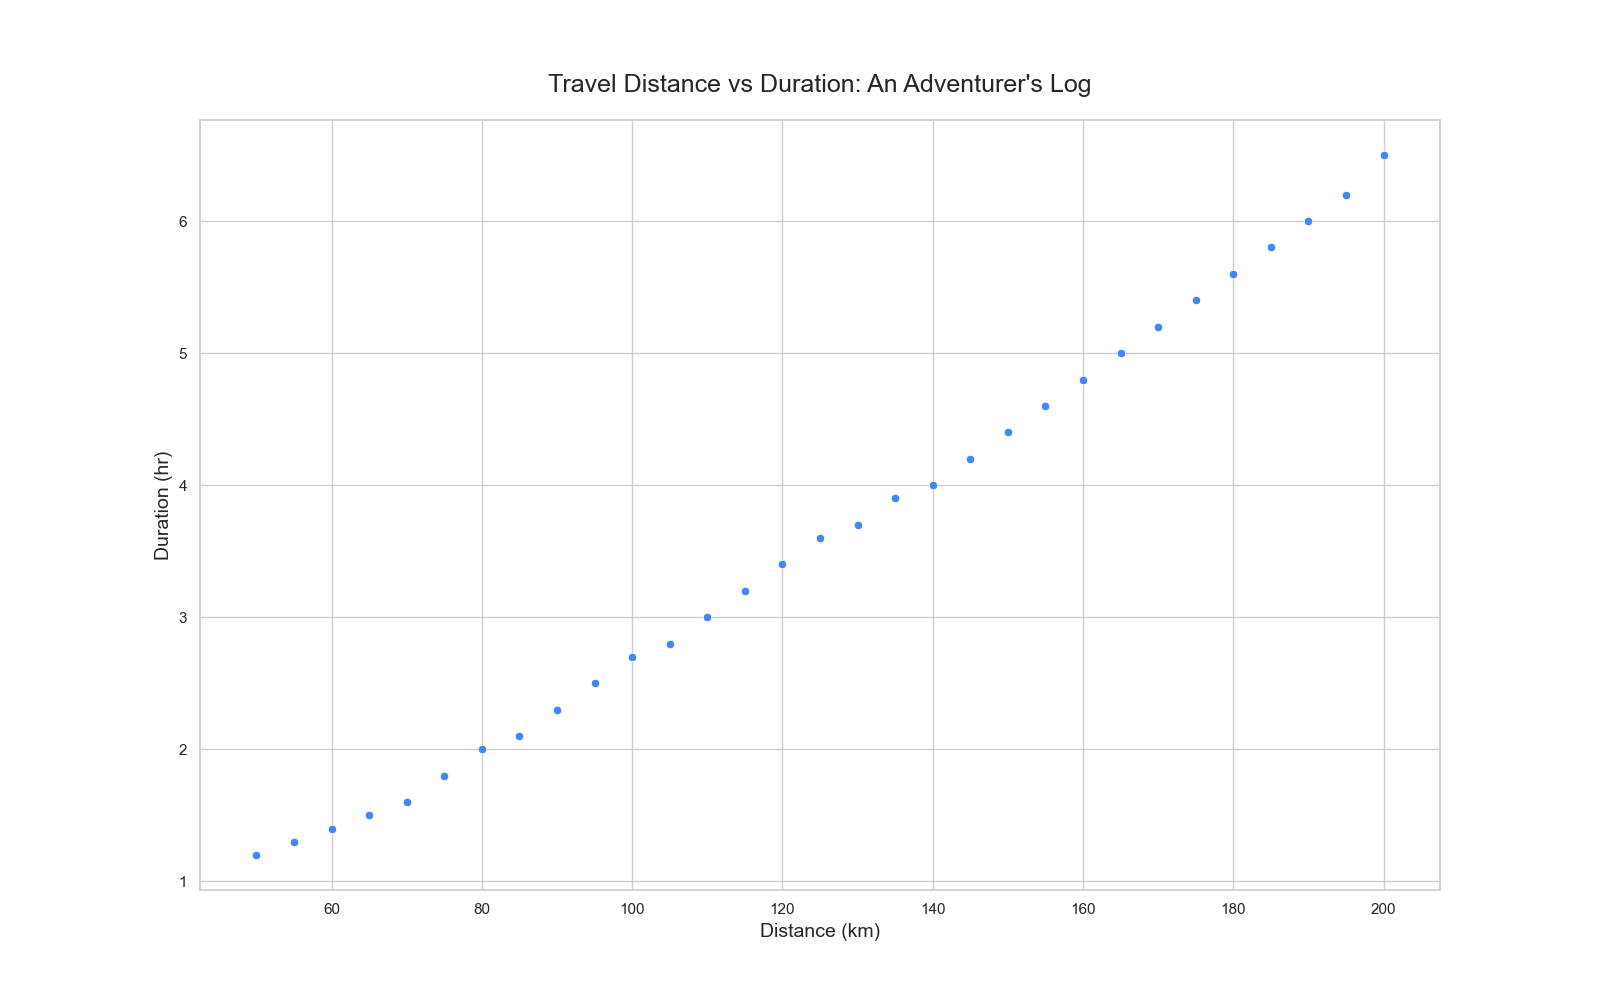

Python code for this plot:

import pandas as pd
import seaborn as sns
import matplotlib.pyplot as plt

# Define the data
data = {
    'Distance_km': [50, 55, 60, 65, 70, 75, 80, 85, 90, 95, 100, 105, 110, 115, 120, 125, 130, 135, 140, 145, 150, 155, 160, 165, 170, 175, 180, 185, 190, 195, 200],
    'Duration_hr': [1.2, 1.3, 1.4, 1.5, 1.6, 1.8, 2.0, 2.1, 2.3, 2.5, 2.7, 2.8, 3.0, 3.2, 3.4, 3.6, 3.7, 3.9, 4.0, 4.2, 4.4, 4.6, 4.8, 5.0, 5.2, 5.4, 5.6, 5.8, 6.0, 6.2, 6.5]
}

# Convert data to a DataFrame
df = pd.DataFrame(data)

# Set the aesthetic style of the plots
sns.set_theme(style="whitegrid")

# Create the scatterplot with custom figure size (width & height)
plt.figure(figsize=(16, 10))

# Plot the scatterplot with a specific color scheme
sns.scatterplot(x='Distance_km', y='Duration_hr', data=df, color="#4287f5")

# Set title and labels for axes
plt.title('Travel Distance vs Duration: An Adventurer\'s Log', fontsize=18, pad=20)
plt.xlabel('Distance (km)', fontsize=14)
plt.ylabel('Duration (hr)', fontsize=14)

# Show the plot
plt.show()
